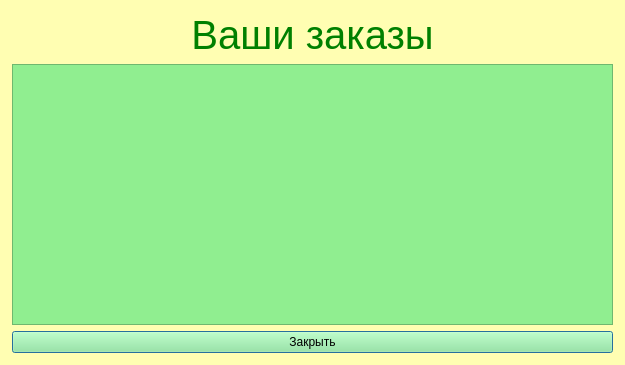
<?xml version="1.0" encoding="UTF-8"?>
<ui version="4.0">
 <class>UsersOrdersWidgetForUser</class>
 <widget class="QDialog" name="UsersOrdersWidgetForUser">
  <property name="geometry">
   <rect>
    <x>0</x>
    <y>0</y>
    <width>625</width>
    <height>365</height>
   </rect>
  </property>
  <property name="windowTitle">
   <string>Dialog</string>
  </property>
  <property name="styleSheet">
   <string notr="true">background-color:rgb(255, 254, 178);
</string>
  </property>
  <widget class="QWidget" name="">
   <property name="geometry">
    <rect>
     <x>12</x>
     <y>12</y>
     <width>601</width>
     <height>341</height>
    </rect>
   </property>
   <layout class="QVBoxLayout" name="verticalLayout">
    <item>
     <widget class="QLabel" name="label">
      <property name="styleSheet">
       <string notr="true">font-size:30px;
color:green</string>
      </property>
      <property name="text">
       <string>&lt;html&gt;&lt;head/&gt;&lt;body&gt;&lt;p align=&quot;center&quot;&gt;&lt;span style=&quot; font-size:30pt;&quot;&gt;Ваши заказы&lt;/span&gt;&lt;/p&gt;&lt;/body&gt;&lt;/html&gt;</string>
      </property>
     </widget>
    </item>
    <item>
     <widget class="QTableWidget" name="twOrg">
      <property name="styleSheet">
       <string notr="true">color: black;
background-color: lightgreen</string>
      </property>
     </widget>
    </item>
    <item>
     <widget class="QPushButton" name="logout">
      <property name="styleSheet">
       <string notr="true">color: black;
background-color: lightgreen</string>
      </property>
      <property name="text">
       <string>Закрыть</string>
      </property>
     </widget>
    </item>
   </layout>
  </widget>
 </widget>
 <resources/>
 <connections/>
</ui>
